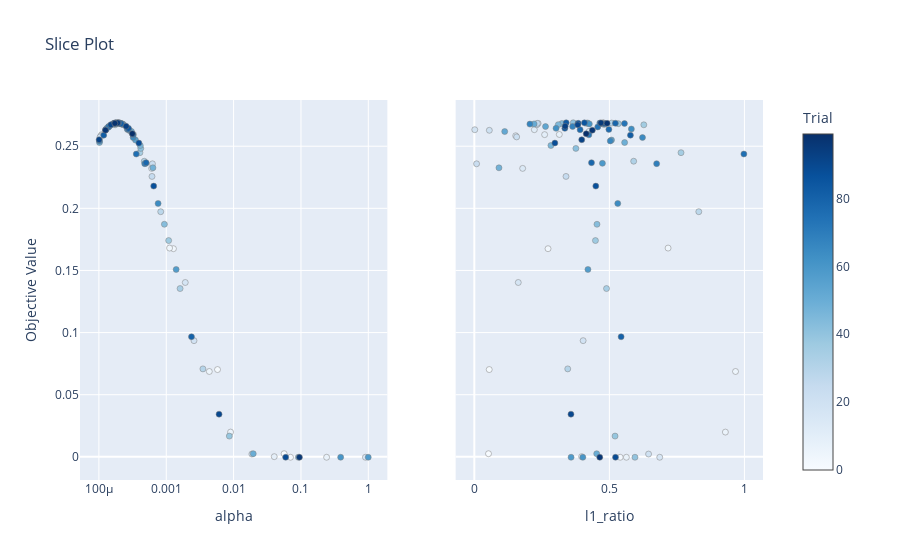

This figure's notebook cell:
### Code cell
fig = optuna.visualization.plot_slice(study, params=["alpha", "l1_ratio"])
show(fig)
